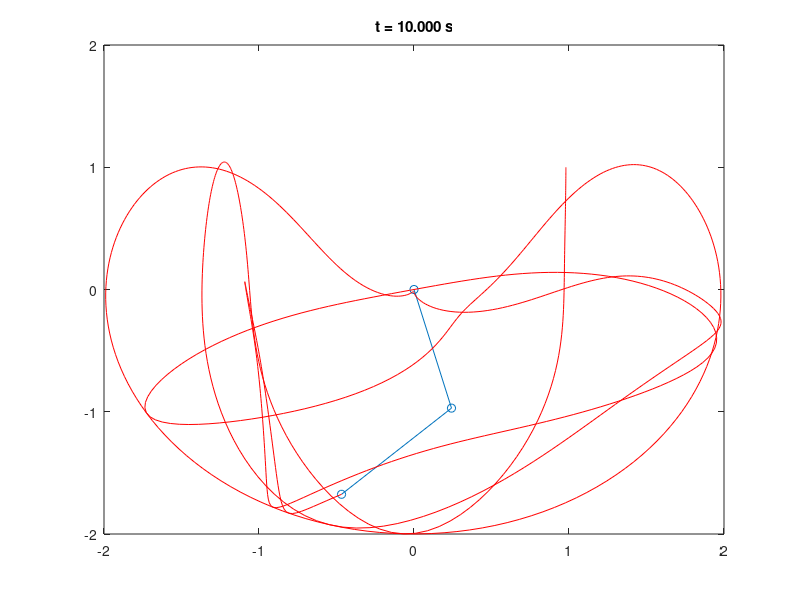

MATLAB code for this plot:
clc                        %---------------------------------------------------------------------------------------------------%
clear                      % 
                           %                                                                                                   %                                              %                                                                             
                           % parameters:                                                                                       % 
                           % th1(1) :         the angle of the top mass of the first double pendulum                           %                                                            
                           % th2(1) :         the angle of the bottom mass of the first double pendulum                        %                                                          
dt=0.01;                   % thd1(1):         the speed of the top mass of the first double pendulum                           %                                                                    
T=10;                      % thd2(1):         the speed of the bottom mass of the first double pendulum                        %                                                                     
N=int16(T/dt);                                    %                                                                     
th1=zeros(N,1);                                  %                                                                      
                         
th2=zeros(N,1);                                  %                                                                       
thd1=zeros(N,1);           %                                            \                                                      %
thd2=zeros(N,1);           %                                              \                                                    %
         %                                               \                                                   %
thdd1=zeros(N,1);          %                                                \                                                  %
        %                                                 \                                                 %
thdd2=zeros(N,1);          %                                                  \                                                %
        %                                                   \                                               %
X1=zeros(N,1);             %                                                   ooo                                             %
Y1=zeros(N,1);             %                                                  o O o                                            %
          %                                                       \                                           %    
X2=zeros(N,1);             %                                                          \                                        %       
Y2=zeros(N,1);             %                                                             \                                     %           
            %                                                                   \                               %          
                           %                                                                      \                            %           
                           %                                                                         \                         %          
figure;                    %                                                                            \                      %    
hold off;                  %                                                                             ooo                   %           
                           %                                                                            o O o                  %    
th1(1)=pi/2;               %                                                                             ooo                   %
             %                                                                                                   %
th2(1)=pi+0.02;            %---------------------------------------------------------------------------------------------------%  

thd1(1)=0;

thd2(1)=0;

g=10;

A=-2*g*sin(th1(1))-sin(th1(1)-th2(1))*thd2(1)^2;

B=-g*sin(th2(1))+sin(th1(1)-th2(1))*thd1(1)^2;

thdd1(1)=(A-B*cos(th1(1)-th2(1)))/(2-(cos(th1(1)-th2(1)))^2);
thdd2(1)=B-cos(th1(1)-th2(1))*thdd1(1);

X1(1)=sin(th1(1));
Y1(1)=cos(th1(1));

X2(1)=sin(th1(1))+sin(th2(1));
Y2(1)=cos(th1(1))+cos(th2(1));


for i=2:N
    thd1(i)=thd1(i-1)+dt*thdd1(i-1);
    
    thd2(i)=thd2(i-1)+dt*thdd2(i-1);
    
    th1(i)=th1(i-1)+dt*thd1(i);
   
    th2(i)=th2(i-1)+dt*thd2(i);
    
    A=-2*g*sin(th1(i))-sin(th1(i)-th2(i))*thd2(i)^2;
    
    B=-g*sin(th2(i))+sin(th1(i)-th2(i))*thd1(i)^2;
    
    thdd1(i)=(A-B*cos(th1(i)-th2(i)))/(2-(cos(th1(i)-th2(i)))^2);
    
    thdd2(i)=B-cos(th1(i)-th2(i))*thdd1(i);
  
    X1(i)=sin(th1(i));
   
    Y1(i)=cos(th1(i));
   
    X2(i)=sin(th1(i))+sin(th2(i));
  
    Y2(i)=cos(th1(i))+cos(th2(i));
  
    plot([0, X1(i), X2(i)], [0, -Y1(i), -Y2(i)],'-o');
    hold on
  
    axis([-2 2 -2 2]);
    title(['t = ', num2str(double(i)*dt, '% 5.3f'), ' s']);
    hold on
    plot(X2(1:i), -Y2(1:i), 'r');
    
    hold off
    drawnow;
end
